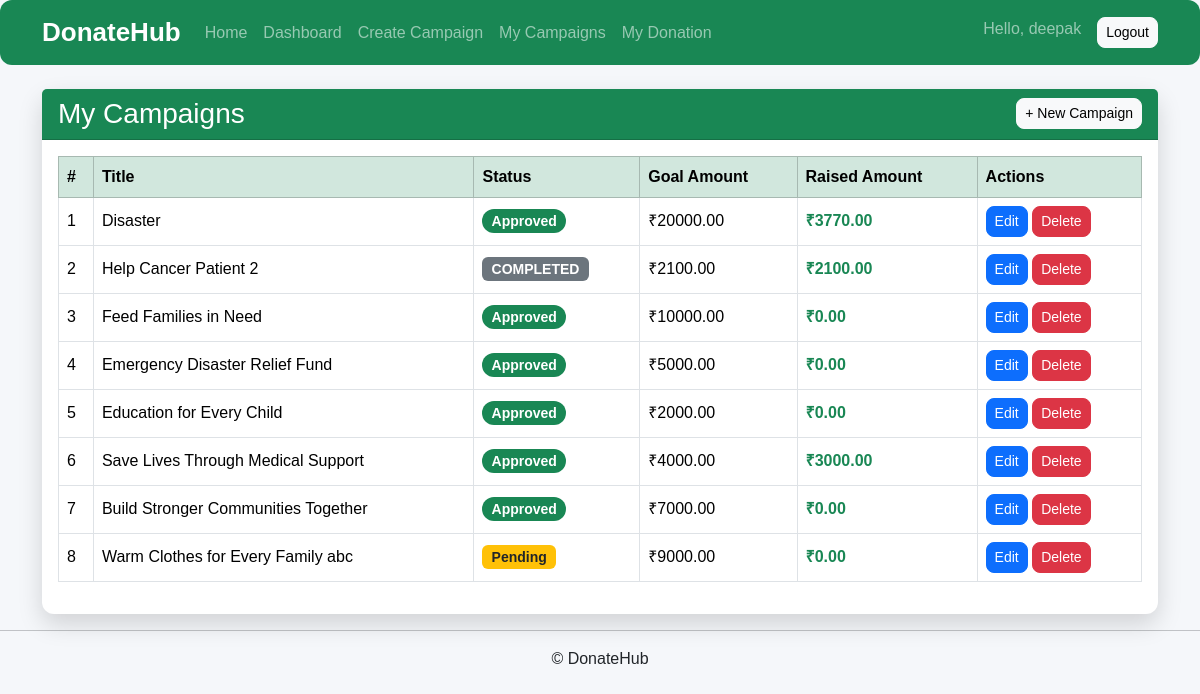
The app's page /campaigns/my/ (signed in), older data.
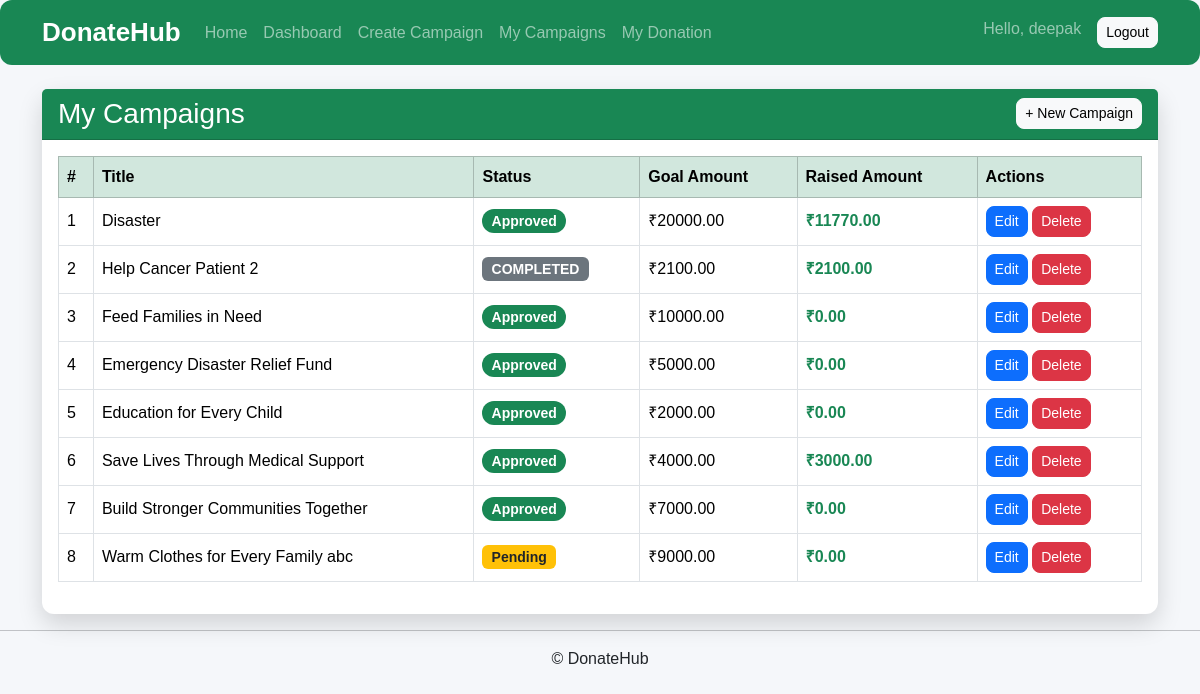
The same page, newer data.
### campaigns/models.py (models this page shows, shortened)
class Campaign(models.Model):
    CATEGORY_CHOICES = [
        ("OTHER", "Other"),
        ("MEDICAL", "Medical"),
        ("EDUCATION", "Education"),
        ("FOOD", "Food"),
        ("DISASTER", "Disaster Relief"),
    ]
    STATUS_CHOICES = [
        ("PENDING", "Pending"),
        ("APPROVED", "Approved"),
        ("REJECTED", "Rejected"),
        ("COMPLETED", "Completed"),
    ]
    ngo = models.ForeignKey(
        settings.AUTH_USER_MODEL,
        on_delete=models.CASCADE,
        related_name="campaigns"
    )
    title = models.CharField(
        max_length=200
    )
    description = models.TextField()
    category = models.CharField(
        max_length=20,
        choices=CATEGORY_CHOICES,
        default="OTHER"
    )
    goal_amount = models.DecimalField(
        max_digits=10,
        decimal_places=2
    )
    raised_amount = models.DecimalField(
        max_digits=10,
        decimal_places=2,
        default=0
    )
    image = models.ImageField(
        upload_to="campaigns/",
        blank=True,
        null=True
    )
    status = models.CharField(
        max_length=20,
        choices=STATUS_CHOICES,
        default="PENDING"
    )
    created_at = models.DateTimeField(
        auto_now_add=True
    )

### campaigns/views.py (the view)
@login_required
def my_campaigns(request):
    if request.user.role !="NGO":
        return redirect("home")
    campaigns=Campaign.objects.filter(
        ngo=request.user
    )
    return render(
        request,
        "campaigns/my_campaigns.html",
        {
            "campaigns":campaigns
        }
    )

### templates/campaigns/my_campaigns.html (shortened to what this page needs)
{% extends "base.html" %}
{% block content %}
<div class="card shadow">
    <div class="card-header bg-success text-white d-flex justify-content-between align-items-center">
        <h3 class="mb-0">My Campaigns</h3>
        <a href="{% url 'create_campaign' %}" class="btn btn-light btn-sm">
            + New Campaign
        </a>
    </div>
    <div class="card-body">
        {% if campaigns %}
        <div class="table-responsive">
            <table class="table table-hover table-bordered align-middle">
                <thead class="table-success">
                    <tr>
                        <th>#</th>
                        <th>Title</th>
                        <th>Status</th>
                        <th>Goal Amount</th>
                        <th>Raised Amount</th>
                        <th>Actions</th>
                    </tr>
                </thead>
                <tbody>
                    {% for campaign in campaigns %}
                    <tr>
                        <td>{{ forloop.counter }}</td>
                        <td>{{ campaign.title }}</td>
                        <td>
                            {% if campaign.status == "APPROVED" %}
                                <span class="badge bg-success">Approved</span>
                            {% elif campaign.status == "PENDING" %}
                                <span class="badge bg-warning text-dark">Pending</span>
                            {% elif campaign.status == "REJECTED" %}
                                <span class="badge bg-danger">Rejected</span>
                            {% else %}
                                <span class="badge bg-secondary">{{ campaign.status }}</span>
                            {% endif %}
                        </td>
                        <td>₹{{ campaign.goal_amount }}</td>
                        <td class="text-success fw-bold">
                            ₹{{ campaign.raised_amount }}
                        </td>
                        <td>
                            <a href="{% url 'edit_campaign' campaign.id %}"
                                class="btn btn-primary btn-sm">
                                Edit
                            </a>
                            <form method="POST"
                                    action="{% url 'delete_campaign' campaign.id %}"
                                    style="display:inline;"
                                    onsubmit="return confirm('Are you sure you want to delete this campaign?');">
                                <button class="btn btn-danger btn-sm">
                                Delete
                            </button>
                            </form>
                        </td>
                    </tr>
                    {% endfor %}
                </tbody>
            </table>
        </div>
        {% endif %}
    </div>
</div>
{% endblock %}

Row changes from the older to the newer data that the page shows:
changed Campaign "Disaster": raised_amount "3770.00" → "11770.00"
